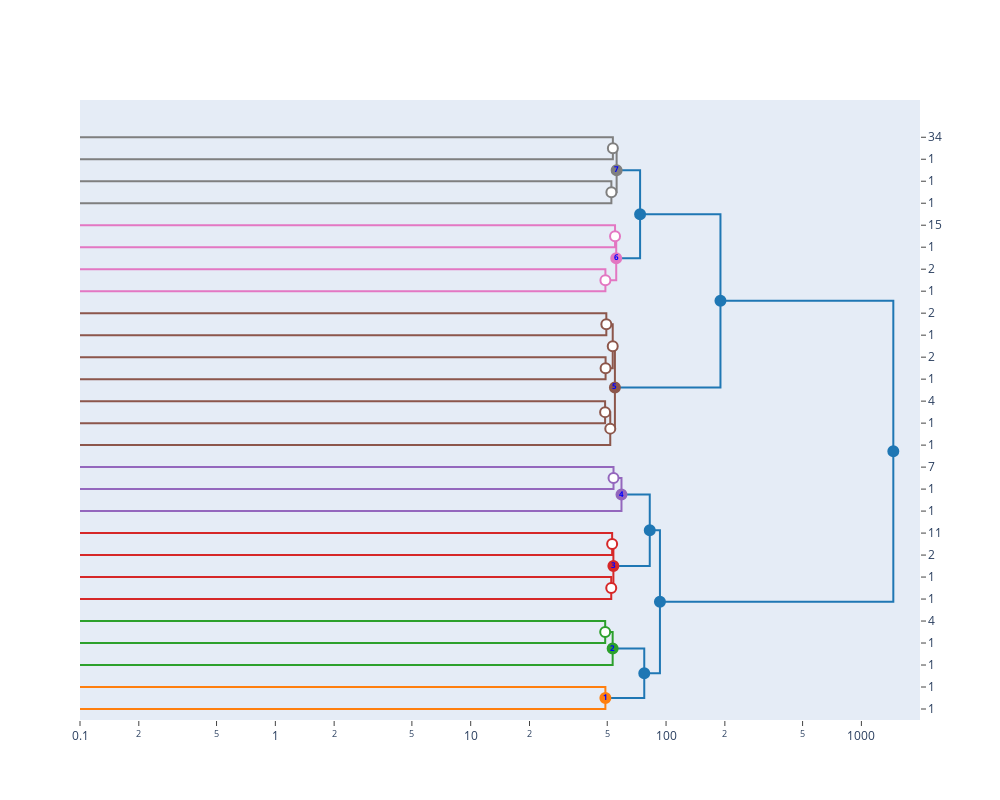

The notebook cell this image was saved under:
### Code cell
imp.reload(idendro)

dd = idendro.Idendro(model, recovered_clusters, threshold)
dd.dendrogram_kwargs.update({'leaf_label_func': dd.get_counts()})

def hovertext_func(point):
    _, tree = dd.get_tree()

    count = tree[point['id']].get_count()
    nodes = tree[point['id']].pre_order(lambda x: x.get_id() if x.is_leaf() else None)  
    sds = impaired_signals[nodes, :].std(axis=0)       
    return {
        "Number of items": count,
        "Type": point['type'],
        "Max st dev observed": sds.max().round(2)
    }


pltd = dd.to_plotly(
    orientation='left', 
    show_points = True, 
    width=1000,
    height=800,
    point_trace_kwargs = {'textfont_color': 'blue', 'marker': {'size': 10}},
    point_hover_func= hovertext_func
)
pltd.update_xaxes(type='log', range=(-1, 3.3))
pltd

### Figure 1 — Plotly figure (JSON) as saved in the notebook; plotly's stock layout.template omitted (floating-point values rounded to 4 significant figures)
{"data": [{"hoverinfo": "text", "marker": {"color": "#ff7f0e"}, "mode": "lines", "type": "scatter", "x": [0, 48.92, 48.92, 0], "y": [5, 5, 15, 15]}, {"hoverinfo": "text", "marker": {"color": "#2ca02c"}, "mode": "lines", "type": "scatter", "x": [0, 48.81, 48.81, 0], "y": [35, 35, 45, 45]}, {"hoverinfo": "text", "marker": {"color": "#2ca02c"}, "mode": "lines", "type": "scatter", "x": [0, 53.3, 53.3, 48.81], "y": [25, 25, 40, 40]}, {"hoverinfo": "text", "marker": {"color": "#1f77b4"}, "mode": "lines", "type": "scatter", "x": [48.92, 77.35, 77.35, 53.3], "y": [10, 10, 32.5, 32.5]}, {"hoverinfo": "text", "marker": {"color": "#d62728"}, "mode": "lines", "type": "scatter", "x": [0, 52.42, 52.42, 0], "y": [55, 55, 65, 65]}, {"hoverinfo": "text", "marker": {"color": "#d62728"}, "mode": "lines", "type": "scatter", "x": [0, 52.97, 52.97, 0], "y": [75, 75, 85, 85]}, {"hoverinfo": "text", "marker": {"color": "#d62728"}, "mode": "lines", "type": "scatter", "x": [52.42, 53.76, 53.76, 52.97], "y": [60, 60, 80, 80]}, {"hoverinfo": "text", "marker": {"color": "#9467bd"}, "mode": "lines", "type": "scatter", "x": [0, 53.83, 53.83, 0], "y": [105, 105, 115, 115]}, {"hoverinfo": "text", "marker": {"color": "#9467bd"}, "mode": "lines", "type": "scatter", "x": [0, 59.13, 59.13, 53.83], "y": [95, 95, 110, 110]}, {"hoverinfo": "text", "marker": {"color": "#1f77b4"}, "mode": "lines", "type": "scatter", "x": [53.76, 82.53, 82.53, 59.13], "y": [70, 70, 102.5, 102.5]}, {"hoverinfo": "text", "marker": {"color": "#1f77b4"}, "mode": "lines", "type": "scatter", "x": [77.35, 93.05, 93.05, 82.53], "y": [21.25, 21.25, 86.25, 86.25]}, {"hoverinfo": "text", "marker": {"color": "#8c564b"}, "mode": "lines", "type": "scatter", "x": [0, 48.75, 48.75, 0], "y": [135, 135, 145, 145]}, {"hoverinfo": "text", "marker": {"color": "#8c564b"}, "mode": "lines", "type": "scatter", "x": [0, 51.81, 51.81, 48.75], "y": [125, 125, 140, 140]}, {"hoverinfo": "text", "marker": {"color": "#8c564b"}, "mode": "lines", "type": "scatter", "x": [0, 49.03, 49.03, 0], "y": [155, 155, 165, 165]}, {"hoverinfo": "text", "marker": {"color": "#8c564b"}, "mode": "lines", "type": "scatter", "x": [0, 49.46, 49.46, 0], "y": [175, 175, 185, 185]}, {"hoverinfo": "text", "marker": {"color": "#8c564b"}, "mode": "lines", "type": "scatter", "x": [49.03, 53.34, 53.34, 49.46], "y": [160, 160, 180, 180]}, {"hoverinfo": "text", "marker": {"color": "#8c564b"}, "mode": "lines", "type": "scatter", "x": [51.81, 54.73, 54.73, 53.34], "y": [132.5, 132.5, 170, 170]}, {"hoverinfo": "text", "marker": {"color": "#e377c2"}, "mode": "lines", "type": "scatter", "x": [0, 48.93, 48.93, 0], "y": [195, 195, 205, 205]}, {"hoverinfo": "text", "marker": {"color": "#e377c2"}, "mode": "lines", "type": "scatter", "x": [0, 54.82, 54.82, 0], "y": [215, 215, 225, 225]}, {"hoverinfo": "text", "marker": {"color": "#e377c2"}, "mode": "lines", "type": "scatter", "x": [48.93, 55.59, 55.59, 54.82], "y": [200, 200, 220, 220]}, {"hoverinfo": "text", "marker": {"color": "#7f7f7f"}, "mode": "lines", "type": "scatter", "x": [0, 52.5, 52.5, 0], "y": [235, 235, 245, 245]}, {"hoverinfo": "text", "marker": {"color": "#7f7f7f"}, "mode": "lines", "type": "scatter", "x": [0, 53.43, 53.43, 0], "y": [255, 255, 265, 265]}, {"hoverinfo": "text", "marker": {"color": "#7f7f7f"}, "mode": "lines", "type": "scatter", "x": [52.5, 55.85, 55.85, 53.43], "y": [240, 240, 260, 260]}, {"hoverinfo": "text", "marker": {"color": "#1f77b4"}, "mode": "lines", "type": "scatter", "x": [55.59, 73.64, 73.64, 55.85], "y": [210, 210, 250, 250]}, {"hoverinfo": "text", "marker": {"color": "#1f77b4"}, "mode": "lines", "type": "scatter", "x": [54.73, 189.9, 189.9, 73.64], "y": [151.2, 151.2, 230, 230]}, {"hoverinfo": "text", "marker": {"color": "#1f77b4"}, "mode": "lines", "type": "scatter", "x": [93.05, 1457.0, 1457.0, 189.9], "y": [53.75, 53.75, 190.6, 190.6]}, {"hoverinfo": "text", "hovertext": "<b>Number of items</b> : 1<br><b>Type</b> : leaf<br><b>Max st dev observed</b> : 0.0", "marker": {"color": "#ffffff", "line": {"color": "#ff7f0e", "width": 2}, "size": 10}, "mode": "markers+text", "text": "", "textfont": {"color": "blue", "size": 8}, "type": "scatter", "x": [0], "y": [5]}, {"hoverinfo": "text", "hovertext": "<b>Number of items</b> : 1<br><b>Type</b> : leaf<br><b>Max st dev observed</b> : 0.0", "marker": {"color": "#ffffff", "line": {"color": "#ff7f0e", "width": 2}, "size": 10}, "mode": "markers+text", "text": "", "textfont": {"color": "blue", "size": 8}, "type": "scatter", "x": [0], "y": [15]}, {"hoverinfo": "text", "hovertext": "<b>Number of items</b> : 1<br><b>Type</b> : leaf<br><b>Max st dev observed</b> : 0.0", "marker": {"color": "#ffffff", "line": {"color": "#2ca02c", "width": 2}, "size": 10}, "mode": "markers+text", "text": "", "textfont": {"color": "blue", "size": 8}, "type": "scatter", "x": [0], "y": [25]}, {"hoverinfo": "text", "hovertext": "<b>Number of items</b> : 1<br><b>Type</b> : leaf<br><b>Max st dev observed</b> : 0.0", "marker": {"color": "#ffffff", "line": {"color": "#2ca02c", "width": 2}, "size": 10}, "mode": "markers+text", "text": "", "textfont": {"color": "blue", "size": 8}, "type": "scatter", "x": [0], "y": [35]}, {"hoverinfo": "text", "hovertext": "<b>Number of items</b> : 4<br><b>Type</b> : leaf<br><b>Max st dev observed</b> : 2.11", "marker": {"color": "#ffffff", "line": {"color": "#2ca02c", "width": 2}, "size": 10}, "mode": "markers+text", "text": "", "textfont": {"color": "blue", "size": 8}, "type": "scatter", "x": [0], "y": [45]}, {"hoverinfo": "text", "hovertext": "<b>Number of items</b> : 1<br><b>Type</b> : leaf<br><b>Max st dev observed</b> : 0.0", "marker": {"color": "#ffffff", "line": {"color": "#d62728", "width": 2}, "size": 10}, "mode": "markers+text", "text": "", "textfont": {"color": "blue", "size": 8}, "type": "scatter", "x": [0], "y": [55]}, {"hoverinfo": "text", "hovertext": "<b>Number of items</b> : 1<br><b>Type</b> : leaf<br><b>Max st dev observed</b> : 0.0", "marker": {"color": "#ffffff", "line": {"color": "#d62728", "width": 2}, "size": 10}, "mode": "markers+text", "text": "", "textfont": {"color": "blue", "size": 8}, "type": "scatter", "x": [0], "y": [65]}, {"hoverinfo": "text", "hovertext": "<b>Number of items</b> : 2<br><b>Type</b> : leaf<br><b>Max st dev observed</b> : 2.62", "marker": {"color": "#ffffff", "line": {"color": "#d62728", "width": 2}, "size": 10}, "mode": "markers+text", "text": "", "textfont": {"color": "blue", "size": 8}, "type": "scatter", "x": [0], "y": [75]}, {"hoverinfo": "text", "hovertext": "<b>Number of items</b> : 11<br><b>Type</b> : leaf<br><b>Max st dev observed</b> : 1.62", "marker": {"color": "#ffffff", "line": {"color": "#d62728", "width": 2}, "size": 10}, "mode": "markers+text", "text": "", "textfont": {"color": "blue", "size": 8}, "type": "scatter", "x": [0], "y": [85]}, {"hoverinfo": "text", "hovertext": "<b>Number of items</b> : 1<br><b>Type</b> : leaf<br><b>Max st dev observed</b> : 0.0", "marker": {"color": "#ffffff", "line": {"color": "#9467bd", "width": 2}, "size": 10}, "mode": "markers+text", "text": "", "textfont": {"color": "blue", "size": 8}, "type": "scatter", "x": [0], "y": [95]}, {"hoverinfo": "text", "hovertext": "<b>Number of items</b> : 1<br><b>Type</b> : leaf<br><b>Max st dev observed</b> : 0.0", "marker": {"color": "#ffffff", "line": {"color": "#9467bd", "width": 2}, "size": 10}, "mode": "markers+text", "text": "", "textfont": {"color": "blue", "size": 8}, "type": "scatter", "x": [0], "y": [105]}, {"hoverinfo": "text", "hovertext": "<b>Number of items</b> : 7<br><b>Type</b> : leaf<br><b>Max st dev observed</b> : 1.8", "marker": {"color": "#ffffff", "line": {"color": "#9467bd", "width": 2}, "size": 10}, "mode": "markers+text", "text": "", "textfont": {"color": "blue", "size": 8}, "type": "scatter", "x": [0], "y": [115]}, {"hoverinfo": "text", "hovertext": "<b>Number of items</b> : 1<br><b>Type</b> : leaf<br><b>Max st dev observed</b> : 0.0", "marker": {"color": "#ffffff", "line": {"color": "#8c564b", "width": 2}, "size": 10}, "mode": "markers+text", "text": "", "textfont": {"color": "blue", "size": 8}, "type": "scatter", "x": [0], "y": [125]}, {"hoverinfo": "text", "hovertext": "<b>Number of items</b> : 1<br><b>Type</b> : leaf<br><b>Max st dev observed</b> : 0.0", "marker": {"color": "#ffffff", "line": {"color": "#8c564b", "width": 2}, "size": 10}, "mode": "markers+text", "text": "", "textfont": {"color": "blue", "size": 8}, "type": "scatter", "x": [0], "y": [135]}, {"hoverinfo": "text", "hovertext": "<b>Number of items</b> : 4<br><b>Type</b> : leaf<br><b>Max st dev observed</b> : 2.02", "marker": {"color": "#ffffff", "line": {"color": "#8c564b", "width": 2}, "size": 10}, "mode": "markers+text", "text": "", "textfont": {"color": "blue", "size": 8}, "type": "scatter", "x": [0], "y": [145]}, {"hoverinfo": "text", "hovertext": "<b>Number of items</b> : 1<br><b>Type</b> : leaf<br><b>Max st dev observed</b> : 0.0", "marker": {"color": "#ffffff", "line": {"color": "#8c564b", "width": 2}, "size": 10}, "mode": "markers+text", "text": "", "textfont": {"color": "blue", "size": 8}, "type": "scatter", "x": [0], "y": [155]}, {"hoverinfo": "text", "hovertext": "<b>Number of items</b> : 2<br><b>Type</b> : leaf<br><b>Max st dev observed</b> : 2.37", "marker": {"color": "#ffffff", "line": {"color": "#8c564b", "width": 2}, "size": 10}, "mode": "markers+text", "text": "", "textfont": {"color": "blue", "size": 8}, "type": "scatter", "x": [0], "y": [165]}, {"hoverinfo": "text", "hovertext": "<b>Number of items</b> : 1<br><b>Type</b> : leaf<br><b>Max st dev observed</b> : 0.0", "marker": {"color": "#ffffff", "line": {"color": "#8c564b", "width": 2}, "size": 10}, "mode": "markers+text", "text": "", "textfont": {"color": "blue", "size": 8}, "type": "scatter", "x": [0], "y": [175]}, {"hoverinfo": "text", "hovertext": "<b>Number of items</b> : 2<br><b>Type</b> : leaf<br><b>Max st dev observed</b> : 1.98", "marker": {"color": "#ffffff", "line": {"color": "#8c564b", "width": 2}, "size": 10}, "mode": "markers+text", "text": "", "textfont": {"color": "blue", "size": 8}, "type": "scatter", "x": [0], "y": [185]}, {"hoverinfo": "text", "hovertext": "<b>Number of items</b> : 1<br><b>Type</b> : leaf<br><b>Max st dev observed</b> : 0.0", "marker": {"color": "#ffffff", "line": {"color": "#e377c2", "width": 2}, "size": 10}, "mode": "markers+text", "text": "", "textfont": {"color": "blue", "size": 8}, "type": "scatter", "x": [0], "y": [195]}, {"hoverinfo": "text", "hovertext": "<b>Number of items</b> : 2<br><b>Type</b> : leaf<br><b>Max st dev observed</b> : 2.37", "marker": {"color": "#ffffff", "line": {"color": "#e377c2", "width": 2}, "size": 10}, "mode": "markers+text", "text": "", "textfont": {"color": "blue", "size": 8}, "type": "scatter", "x": [0], "y": [205]}, {"hoverinfo": "text", "hovertext": "<b>Number of items</b> : 1<br><b>Type</b> : leaf<br><b>Max st dev observed</b> : 0.0", "marker": {"color": "#ffffff", "line": {"color": "#e377c2", "width": 2}, "size": 10}, "mode": "markers+text", "text": "", "textfont": {"color": "blue", "size": 8}, "type": "scatter", "x": [0], "y": [215]}, {"hoverinfo": "text", "hovertext": "<b>Number of items</b> : 15<br><b>Type</b> : leaf<br><b>Max st dev observed</b> : 1.69", "marker": {"color": "#ffffff", "line": {"color": "#e377c2", "width": 2}, "size": 10}, "mode": "markers+text", "text": "", "textfont": {"color": "blue", "size": 8}, "type": "scatter", "x": [0], "y": [225]}, {"hoverinfo": "text", "hovertext": "<b>Number of items</b> : 1<br><b>Type</b> : leaf<br><b>Max st dev observed</b> : 0.0", "marker": {"color": "#ffffff", "line": {"color": "#7f7f7f", "width": 2}, "size": 10}, "mode": "markers+text", "text": "", "textfont": {"color": "blue", "size": 8}, "type": "scatter", "x": [0], "y": [235]}, {"hoverinfo": "text", "hovertext": "<b>Number of items</b> : 1<br><b>Type</b> : leaf<br><b>Max st dev observed</b> : 0.0", "marker": {"color": "#ffffff", "line": {"color": "#7f7f7f", "width": 2}, "size": 10}, "mode": "markers+text", "text": "", "textfont": {"color": "blue", "size": 8}, "type": "scatter", "x": [0], "y": [245]}, {"hoverinfo": "text", "hovertext": "<b>Number of items</b> : 1<br><b>Type</b> : leaf<br><b>Max st dev observed</b> : 0.0", "marker": {"color": "#ffffff", "line": {"color": "#7f7f7f", "width": 2}, "size": 10}, "mode": "markers+text", "text": "", "textfont": {"color": "blue", "size": 8}, "type": "scatter", "x": [0], "y": [255]}, {"hoverinfo": "text", "hovertext": "<b>Number of items</b> : 34<br><b>Type</b> : leaf<br><b>Max st dev observed</b> : 1.39", "marker": {"color": "#ffffff", "line": {"color": "#7f7f7f", "width": 2}, "size": 10}, "mode": "markers+text", "text": "", "textfont": {"color": "blue", "size": 8}, "type": "scatter", "x": [0], "y": [265]}, {"hoverinfo": "text", "hovertext": "<b>Number of items</b> : 2<br><b>Type</b> : cluster<br><b>Max st dev observed</b> : 2.32", "marker": {"color": "#ff7f0e", "line": {"color": "#ff7f0e", "width": 2}, "size": 10}, "mode": "markers+text", "text": "<b>1</b>", "textfont": {"color": "blue", "size": 8}, "type": "scatter", "x": [48.92], "y": [10]}, {"hoverinfo": "text", "hovertext": "<b>Number of items</b> : 5<br><b>Type</b> : subcluster<br><b>Max st dev observed</b> : 1.9", "marker": {"color": "#ffffff", "line": {"color": "#2ca02c", "width": 2}, "size": 10}, "mode": "markers+text", "text": "", "textfont": {"color": "blue", "size": 8}, "type": "scatter", "x": [48.81], "y": [40]}, {"hoverinfo": "text", "hovertext": "<b>Number of items</b> : 6<br><b>Type</b> : cluster<br><b>Max st dev observed</b> : 1.83", "marker": {"color": "#2ca02c", "line": {"color": "#2ca02c", "width": 2}, "size": 10}, "mode": "markers+text", "text": "<b>2</b>", "textfont": {"color": "blue", "size": 8}, "type": "scatter", "x": [53.3], "y": [32.5]}, {"hoverinfo": "text", "hovertext": "<b>Number of items</b> : 8<br><b>Type</b> : supercluster<br><b>Max st dev observed</b> : 1.73", "marker": {"color": "#1f77b4", "line": {"color": "#1f77b4", "width": 2}, "size": 10}, "mode": "markers+text", "text": "", "textfont": {"color": "blue", "size": 8}, "type": "scatter", "x": [77.35], "y": [21.25]}, {"hoverinfo": "text", "hovertext": "<b>Number of items</b> : 2<br><b>Type</b> : subcluster<br><b>Max st dev observed</b> : 2.14", "marker": {"color": "#ffffff", "line": {"color": "#d62728", "width": 2}, "size": 10}, "mode": "markers+text", "text": "", "textfont": {"color": "blue", "size": 8}, "type": "scatter", "x": [52.42], "y": [60]}, {"hoverinfo": "text", "hovertext": "<b>Number of items</b> : 13<br><b>Type</b> : subcluster<br><b>Max st dev observed</b> : 1.54", "marker": {"color": "#ffffff", "line": {"color": "#d62728", "width": 2}, "size": 10}, "mode": "markers+text", "text": "", "textfont": {"color": "blue", "size": 8}, "type": "scatter", "x": [52.97], "y": [80]}, {"hoverinfo": "text", "hovertext": "<b>Number of items</b> : 15<br><b>Type</b> : cluster<br><b>Max st dev observed</b> : 1.5", "marker": {"color": "#d62728", "line": {"color": "#d62728", "width": 2}, "size": 10}, "mode": "markers+text", "text": "<b>3</b>", "textfont": {"color": "blue", "size": 8}, "type": "scatter", "x": [53.76], "y": [70]}, {"hoverinfo": "text", "hovertext": "<b>Number of items</b> : 8<br><b>Type</b> : subcluster<br><b>Max st dev observed</b> : 1.79", "marker": {"color": "#ffffff", "line": {"color": "#9467bd", "width": 2}, "size": 10}, "mode": "markers+text", "text": "", "textfont": {"color": "blue", "size": 8}, "type": "scatter", "x": [53.83], "y": [110]}, {"hoverinfo": "text", "hovertext": "<b>Number of items</b> : 9<br><b>Type</b> : cluster<br><b>Max st dev observed</b> : 1.71", "marker": {"color": "#9467bd", "line": {"color": "#9467bd", "width": 2}, "size": 10}, "mode": "markers+text", "text": "<b>4</b>", "textfont": {"color": "blue", "size": 8}, "type": "scatter", "x": [59.13], "y": [102.5]}, {"hoverinfo": "text", "hovertext": "<b>Number of items</b> : 24<br><b>Type</b> : supercluster<br><b>Max st dev observed</b> : 1.53", "marker": {"color": "#1f77b4", "line": {"color": "#1f77b4", "width": 2}, "size": 10}, "mode": "markers+text", "text": "", "textfont": {"color": "blue", "size": 8}, "type": "scatter", "x": [82.53], "y": [86.25]}, {"hoverinfo": "text", "hovertext": "<b>Number of items</b> : 32<br><b>Type</b> : supercluster<br><b>Max st dev observed</b> : 1.42", "marker": {"color": "#1f77b4", "line": {"color": "#1f77b4", "width": 2}, "size": 10}, "mode": "markers+text", "text": "", "textfont": {"color": "blue", "size": 8}, "type": "scatter", "x": [93.05], "y": [53.75]}, {"hoverinfo": "text", "hovertext": "<b>Number of items</b> : 5<br><b>Type</b> : subcluster<br><b>Max st dev observed</b> : 1.81", "marker": {"color": "#ffffff", "line": {"color": "#8c564b", "width": 2}, "size": 10}, "mode": "markers+text", "text": "", "textfont": {"color": "blue", "size": 8}, "type": "scatter", "x": [48.75], "y": [140]}, {"hoverinfo": "text", "hovertext": "<b>Number of items</b> : 6<br><b>Type</b> : subcluster<br><b>Max st dev observed</b> : 1.8", "marker": {"color": "#ffffff", "line": {"color": "#8c564b", "width": 2}, "size": 10}, "mode": "markers+text", "text": "", "textfont": {"color": "blue", "size": 8}, "type": "scatter", "x": [51.81], "y": [132.5]}, {"hoverinfo": "text", "hovertext": "<b>Number of items</b> : 3<br><b>Type</b> : subcluster<br><b>Max st dev observed</b> : 2.11", "marker": {"color": "#ffffff", "line": {"color": "#8c564b", "width": 2}, "size": 10}, "mode": "markers+text", "text": "", "textfont": {"color": "blue", "size": 8}, "type": "scatter", "x": [49.03], "y": [160]}, {"hoverinfo": "text", "hovertext": "<b>Number of items</b> : 3<br><b>Type</b> : subcluster<br><b>Max st dev observed</b> : 2.06", "marker": {"color": "#ffffff", "line": {"color": "#8c564b", "width": 2}, "size": 10}, "mode": "markers+text", "text": "", "textfont": {"color": "blue", "size": 8}, "type": "scatter", "x": [49.46], "y": [180]}, {"hoverinfo": "text", "hovertext": "<b>Number of items</b> : 6<br><b>Type</b> : subcluster<br><b>Max st dev observed</b> : 1.79", "marker": {"color": "#ffffff", "line": {"color": "#8c564b", "width": 2}, "size": 10}, "mode": "markers+text", "text": "", "textfont": {"color": "blue", "size": 8}, "type": "scatter", "x": [53.34], "y": [170]}, {"hoverinfo": "text", "hovertext": "<b>Number of items</b> : 12<br><b>Type</b> : cluster<br><b>Max st dev observed</b> : 1.54", "marker": {"color": "#8c564b", "line": {"color": "#8c564b", "width": 2}, "size": 10}, "mode": "markers+text", "text": "<b>5</b>", "textfont": {"color": "blue", "size": 8}, "type": "scatter", "x": [54.73], "y": [151.2]}, {"hoverinfo": "text", "hovertext": "<b>Number of items</b> : 3<br><b>Type</b> : subcluster<br><b>Max st dev observed</b> : 2.14", "marker": {"color": "#ffffff", "line": {"color": "#e377c2", "width": 2}, "size": 10}, "mode": "markers+text", "text": "", "textfont": {"color": "blue", "size": 8}, "type": "scatter", "x": [48.93], "y": [200]}, {"hoverinfo": "text", "hovertext": "<b>Number of items</b> : 16<br><b>Type</b> : subcluster<br><b>Max st dev observed</b> : 1.69", "marker": {"color": "#ffffff", "line": {"color": "#e377c2", "width": 2}, "size": 10}, "mode": "markers+text", "text": "", "textfont": {"color": "blue", "size": 8}, "type": "scatter", "x": [54.82], "y": [220]}, {"hoverinfo": "text", "hovertext": "<b>Number of items</b> : 19<br><b>Type</b> : cluster<br><b>Max st dev observed</b> : 1.57", "marker": {"color": "#e377c2", "line": {"color": "#e377c2", "width": 2}, "size": 10}, "mode": "markers+text", "text": "<b>6</b>", "textfont": {"color": "blue", "size": 8}, "type": "scatter", "x": [55.59], "y": [210]}, {"hoverinfo": "text", "hovertext": "<b>Number of items</b> : 2<br><b>Type</b> : subcluster<br><b>Max st dev observed</b> : 2.38", "marker": {"color": "#ffffff", "line": {"color": "#7f7f7f", "width": 2}, "size": 10}, "mode": "markers+text", "text": "", "textfont": {"color": "blue", "size": 8}, "type": "scatter", "x": [52.5], "y": [240]}, {"hoverinfo": "text", "hovertext": "<b>Number of items</b> : 35<br><b>Type</b> : subcluster<br><b>Max st dev observed</b> : 1.37", "marker": {"color": "#ffffff", "line": {"color": "#7f7f7f", "width": 2}, "size": 10}, "mode": "markers+text", "text": "", "textfont": {"color": "blue", "size": 8}, "type": "scatter", "x": [53.43], "y": [260]}, {"hoverinfo": "text", "hovertext": "<b>Number of items</b> : 37<br><b>Type</b> : cluster<br><b>Max st dev observed</b> : 1.41", "marker": {"color": "#7f7f7f", "line": {"color": "#7f7f7f", "width": 2}, "size": 10}, "mode": "markers+text", "text": "<b>7</b>", "textfont": {"color": "blue", "size": 8}, "type": "scatter", "x": [55.85], "y": [250]}, {"hoverinfo": "text", "hovertext": "<b>Number of items</b> : 56<br><b>Type</b> : supercluster<br><b>Max st dev observed</b> : 1.88", "marker": {"color": "#1f77b4", "line": {"color": "#1f77b4", "width": 2}, "size": 10}, "mode": "markers+text", "text": "", "textfont": {"color": "blue", "size": 8}, "type": "scatter", "x": [73.64], "y": [230]}, {"hoverinfo": "text", "hovertext": "<b>Number of items</b> : 68<br><b>Type</b> : supercluster<br><b>Max st dev observed</b> : 6.78", "marker": {"color": "#1f77b4", "line": {"color": "#1f77b4", "width": 2}, "size": 10}, "mode": "markers+text", "text": "", "textfont": {"color": "blue", "size": 8}, "type": "scatter", "x": [189.9], "y": [190.6]}, {"hoverinfo": "text", "hovertext": "<b>Number of items</b> : 100<br><b>Type</b> : supercluster<br><b>Max st dev observed</b> : 11.27", "marker": {"color": "#1f77b4", "line": {"color": "#1f77b4", "width": 2}, "size": 10}, "mode": "markers+text", "text": "", "textfont": {"color": "blue", "size": 8}, "type": "scatter", "x": [1457.0], "y": [122.2]}], "layout": {"autosize": false, "height": 800, "hovermode": "closest", "showlegend": false, "width": 1000, "xaxis": {"mirror": false, "range": [-1, 3.3], "rangemode": "tozero", "showgrid": false, "showline": true, "showticklabels": true, "tickangle": 0, "ticks": "outside", "type": "log", "zeroline": false}, "yaxis": {"mirror": false, "rangemode": "tozero", "showgrid": false, "showline": true, "showticklabels": true, "side": "right", "tickangle": 0, "tickmode": "array", "ticks": "outside", "ticktext": [1, 1, 1, 1, 4, 1, 1, 2, 11, 1, 1, 7, 1, 1, 4, 1, 2, 1, 2, 1, 2, 1, 15, 1, 1, 1, 34], "tickvals": [5, 15, 25, 35, 45, 55, 65, 75, 85, 95, 105, 115, 125, 135, 145, 155, 165, 175, 185, 195, 205, 215, 225, 235, 245, 255, 265], "type": "linear", "zeroline": false}}}
